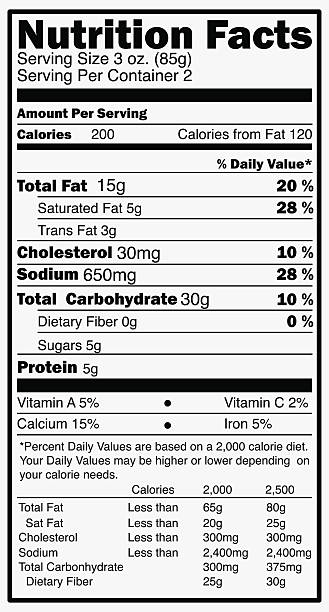
#> input picture image_processor_8x8/images_to_process/nl_0.jpg, 329 x 612 px; its folder holds only this picture in this run
$ python -i ImageProcessor.py   (imports and definitions only)
#> lines starting #> are read from the running program, lines starting #| are printed output that depends on the picture; after the words box and inside, x2 and y2 are one past the last pixel; in counts of white or black regions, pixels touching at a corner belong together; long printed decimals are rounded
import numpy
import skimage.io
from PIL import Image, ImageOps
import os
import platform
import matplotlib.pyplot as plt

MAX_RESOLUTION = (24, 24)
REDUCTION_FACTOR = 8


# [46 lines left out: functions get_image_paths, image_name_parser, read_letter_images, image_resize, not called in this run]


def image_whitener(file):
    nonletter = skimage.io.imread(file, as_gray=True)
#> nonletter: shape (612, 329) float64; min 0, max 1, mean 0.772
    print("Image pixel value mean:", numpy.mean(nonletter))
#| Image pixel value mean: 0.7722
    nonletter = nonletter + numpy.mean(nonletter)
    image = Image.fromarray(nonletter)
    if image.mode != 'RGB':
        image = image.convert('RGB')
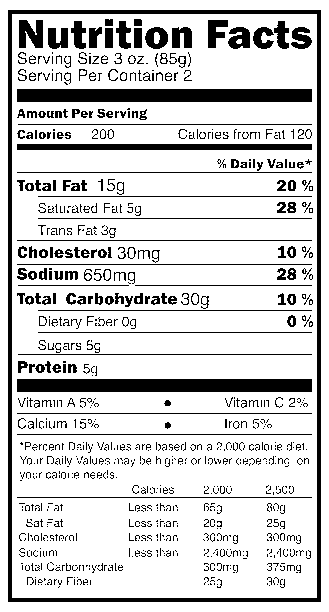
#> image: PIL image 329x612 RGB; values 0 (black) and 1 (white), 82.1% white; 906 black regions (694 under 20 px), largest, box (x1, y1, x2, y2) and area: (8, 10, 321, 602) 7176, (17, 89, 312, 102) 3835, (17, 379, 312, 392) 3835
    new_file_path = file.split("\\")
    new_file = new_file_path[-1].split(".")
    s = "\\"
    new_file_path = s.join(new_file_path[:-1])
    new_file_path = new_file_path + "\\" + str(new_file[0]) + "_whitened.jpg"
    print(new_file_path)
    image.save(new_file_path)


# [108 lines left out: functions sampler, delete_bad_image, read_nonletter_images, add_border, average_pooling, shrink_lowercase_samples and 3 more, not called in this run]


# [2 lines not run here, left out]
    #shrink_lowercase_samples("Char74k_32x32_cleaned_deanna")
    #add_lowercase_border("Char74k_32x32_cleaned_deanna")

>>> result = image_whitener('image_processor_8x8/images_to_process/nl_0.jpg')

$ run again, on image_processor_8x8/images_to_process/nl_1.jpg
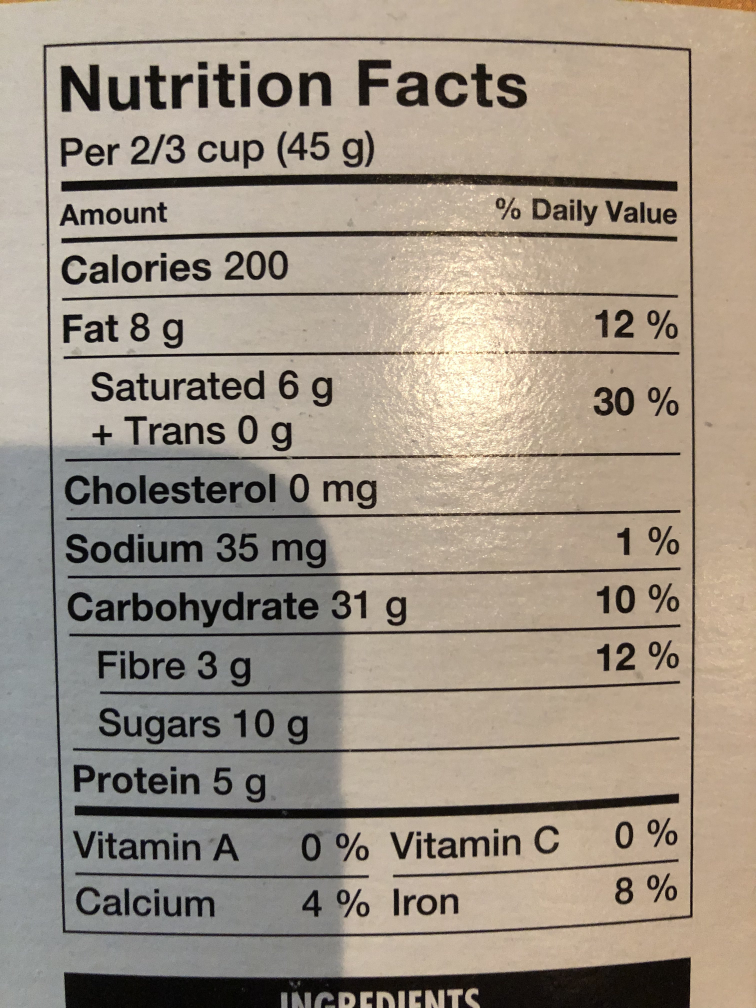
#> input picture image_processor_8x8/images_to_process/nl_1.jpg, 3024 x 4032 px (shown at 1/4 size)
#> in image_whitener, `nonletter = skimage.io.imread(file, as_gray=True)`:
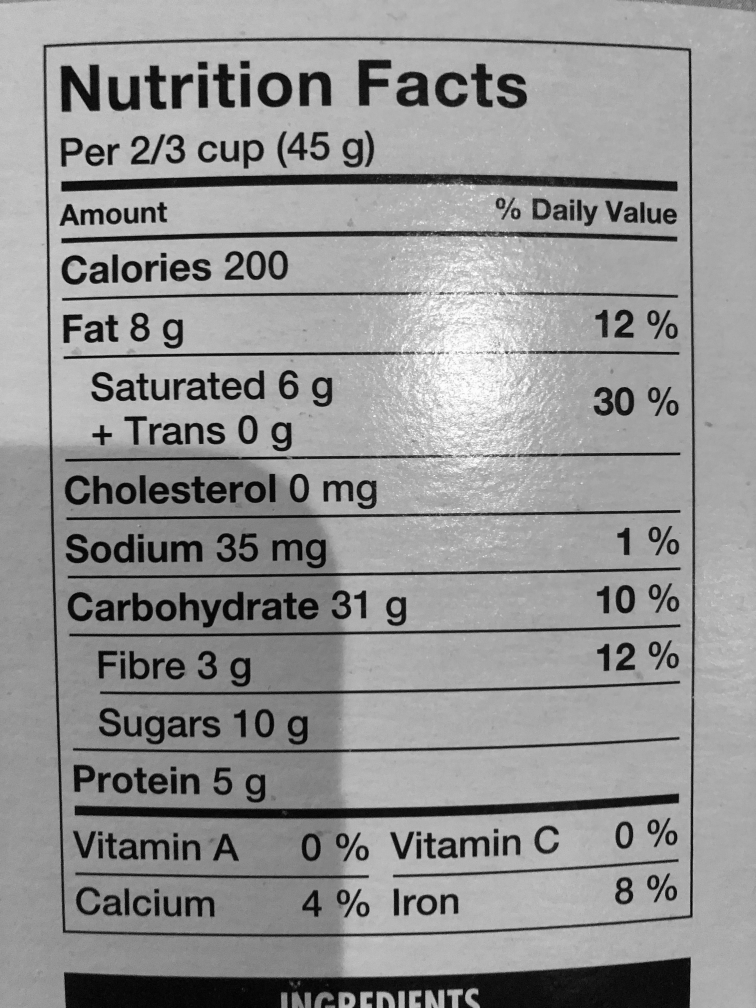
#> nonletter: shape (4032, 3024) float64 (shown at 1/4 size); min 0, max 1, mean 0.581
#| Image pixel value mean: 0.5811
#> in image_whitener, `image = image.convert('RGB')`:
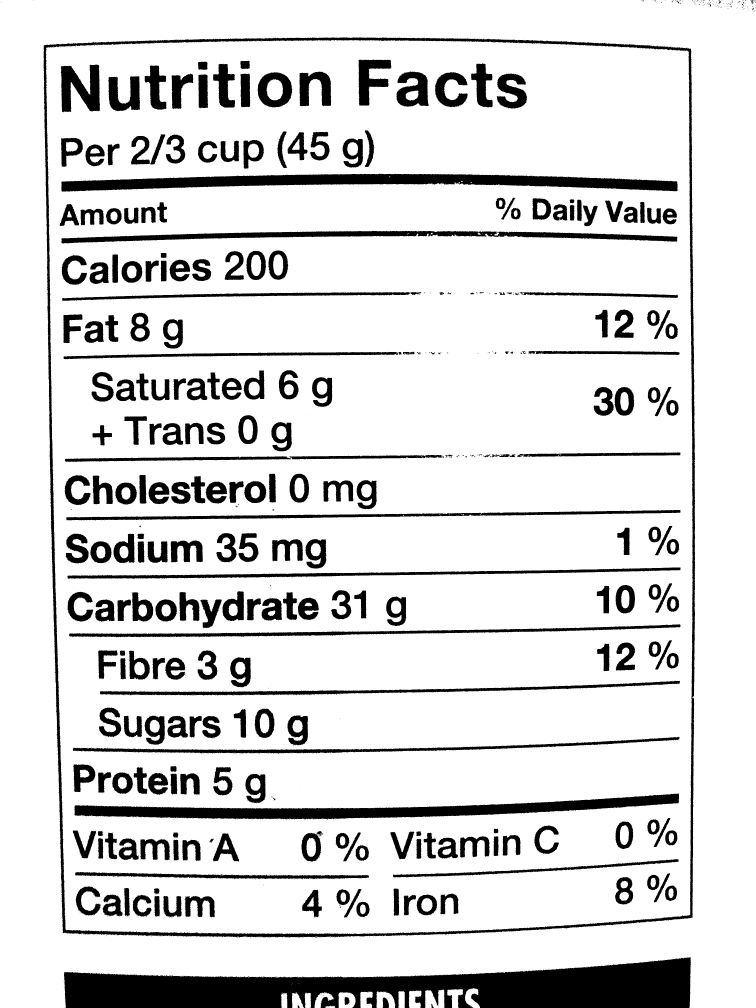
#> image: PIL image 3024x4032 RGB (shown at 1/4 size); values 0 (black) and 1 (white), 85.4% white; 1122 black regions (840 under 20 px), largest, box (x1, y1, x2, y2) and area: (256, 3829, 2764, 4032) 320835, (174, 149, 2781, 3752) 126269, (245, 695, 2711, 767) 98340
